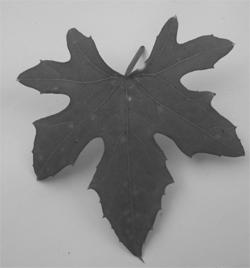
#> input picture DAUN.jpg, 250 x 268 px, found by its file name
$ jupyter execute --allow-errors 'Praktikum 8.1 (Dwi Aras).ipynb'
#> lines starting #> are read from the running program, lines starting #| are printed output that depends on the picture; after the words box and inside, x2 and y2 are one past the last pixel; in counts of white or black regions, pixels touching at a corner belong together
# Adi Setiadi Putra 202131023

# Import Library

[cell 1]
import cv2 as cv
import numpy as np
from matplotlib import pyplot as plt

[cell 2]
daun = cv.imread('daun.jpg',0)
#> daun is the input picture: shape (268, 250); min 48, max 223, mean 141.3
tinggi , lebar = daun.shape
#> tinggi = 268; lebar = 250

[cell 3]
cv.imshow("Citra Asli", daun)
cv.waitKey(0)
cv.destroyAllWindows()

# Pengembangan Dwi Aras dengan Perkiraan Nilai Ambang

[cell 4]
nilai_ambang = 131 # semakin tinggi nilai ambang yang digunakan, maka gambar
                   # yang akan ditampilkan adalah semakin banyak warna hitam
                   # dan putihnya
daun_hasil = daun.copy()
for x in range (tinggi):
    for y in range (lebar):
        if daun[x,y] < nilai_ambang:
            daun_hasil[x,y] = 0
        else:
            daun_hasil[x,y] = 225
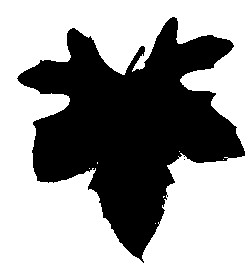
#> daun_hasil: shape (268, 250); values 0 (black) and 225 (white), 59.9% white; 2 black regions (1 under 20 px), largest, box (x1, y1, x2, y2) and area: (17, 17, 245, 263) 26838

[cell 5]
cv.imshow("Aras Daun", daun_hasil)
cv.waitKey(0)
cv.destroyAllWindows()

# Menentukan nilai ambang suatu citra

[cell 6]
def titeratif(image):
    tinggi, lebar =  image.shape
#> tinggi = 268; lebar = 250
    t0 = 127
    while(True):
        rata_kiri = 0;
        rata_kanan = 0;
        jum_kiri = 0;
        jum_kanan = 0;
        for x in range(tinggi):
            for y in range(lebar):
                if(image[x,y] <= 127):
                    rata_kiri = rata_kiri + image[x,y]
                    jum_kiri = jum_kiri + 1
                else:
                    rata_kanan = rata_kanan + image[x,y]
                    jum_kanan = jum_kanan + 1


        rata_kiri = rata_kiri / jum_kiri
        rata_kanan = rata_kanan / jum_kanan
        t1 = (rata_kiri + rata_kanan) / 2
        if((t0 - t1) < 1):
            break
        t0 = t1
    return round(t1)

[cell 7]
titeratif(daun)
#> Out = 131

# Aras Jamak

[cell 8]
bentuk = cv.imread('arasjamak.jpg',0) # parameter 0 menandakan akan dibaca
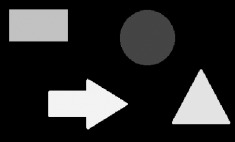
#> input picture arasJamak.jpg, 235 x 142 px, found by its file name
#> bentuk is the input picture: shape (142, 235); min 0, max 255, mean 43.1
                                     # dalam skala grayscale
tinggi, lebar = bentuk.shape # untuk mendapatkan dimensi citra
#> tinggi = 142; lebar = 235
